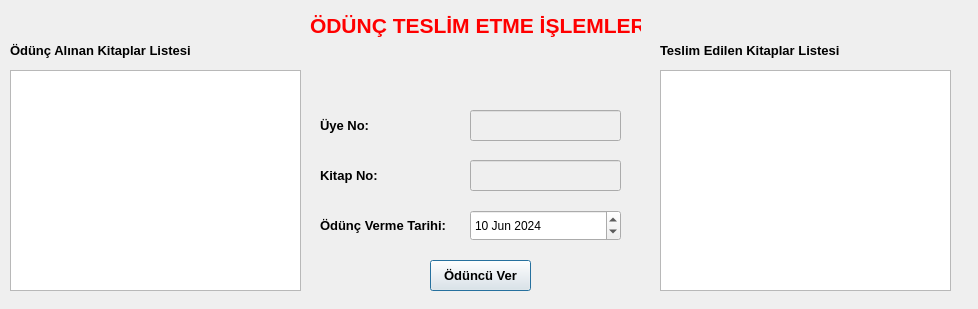
<?xml version="1.0" encoding="UTF-8"?>
<ui version="4.0">
 <class>odunc_verme_islemleri</class>
 <widget class="QDialog" name="odunc_verme_islemleri">
  <property name="geometry">
   <rect>
    <x>0</x>
    <y>0</y>
    <width>978</width>
    <height>309</height>
   </rect>
  </property>
  <property name="windowTitle">
   <string>Dialog</string>
  </property>
  <widget class="QPushButton" name="pushButton_Odunc_Kitap_Teslim_Et">
   <property name="geometry">
    <rect>
     <x>430</x>
     <y>260</y>
     <width>101</width>
     <height>31</height>
    </rect>
   </property>
   <property name="font">
    <font>
     <pointsize>10</pointsize>
     <bold>true</bold>
    </font>
   </property>
   <property name="text">
    <string>Ödüncü Ver</string>
   </property>
  </widget>
  <widget class="QTableView" name="tableView_Teslim_Edilen_Kitaplar_Listesi">
   <property name="geometry">
    <rect>
     <x>660</x>
     <y>70</y>
     <width>291</width>
     <height>221</height>
    </rect>
   </property>
  </widget>
  <widget class="QLabel" name="label_Teslim_Edilen_Kitaplar_Listesi">
   <property name="geometry">
    <rect>
     <x>660</x>
     <y>40</y>
     <width>301</width>
     <height>21</height>
    </rect>
   </property>
   <property name="font">
    <font>
     <pointsize>10</pointsize>
     <bold>true</bold>
    </font>
   </property>
   <property name="text">
    <string>Teslim Edilen Kitaplar Listesi</string>
   </property>
  </widget>
  <widget class="QTableView" name="tableView_Odunc_Alinan_Kitaplar_Listesi">
   <property name="geometry">
    <rect>
     <x>10</x>
     <y>70</y>
     <width>291</width>
     <height>221</height>
    </rect>
   </property>
  </widget>
  <widget class="QLineEdit" name="lineEdit_Uye_No">
   <property name="enabled">
    <bool>false</bool>
   </property>
   <property name="geometry">
    <rect>
     <x>470</x>
     <y>110</y>
     <width>151</width>
     <height>31</height>
    </rect>
   </property>
   <property name="text">
    <string/>
   </property>
  </widget>
  <widget class="QLabel" name="label_Odunc_Alinan_Kitaplar_Listesi">
   <property name="geometry">
    <rect>
     <x>10</x>
     <y>40</y>
     <width>341</width>
     <height>21</height>
    </rect>
   </property>
   <property name="font">
    <font>
     <pointsize>10</pointsize>
     <bold>true</bold>
    </font>
   </property>
   <property name="text">
    <string>Ödünç Alınan Kitaplar Listesi</string>
   </property>
  </widget>
  <widget class="QLabel" name="label_Uye_No">
   <property name="geometry">
    <rect>
     <x>320</x>
     <y>110</y>
     <width>111</width>
     <height>31</height>
    </rect>
   </property>
   <property name="font">
    <font>
     <pointsize>10</pointsize>
     <bold>true</bold>
    </font>
   </property>
   <property name="text">
    <string>Üye No:</string>
   </property>
  </widget>
  <widget class="QLabel" name="label_Odunc_Teslim_Etme_Islemleri">
   <property name="geometry">
    <rect>
     <x>310</x>
     <y>10</y>
     <width>331</width>
     <height>31</height>
    </rect>
   </property>
   <property name="font">
    <font>
     <pointsize>16</pointsize>
     <bold>true</bold>
    </font>
   </property>
   <property name="styleSheet">
    <string notr="true">color: rgb(255, 0, 0);</string>
   </property>
   <property name="text">
    <string>ÖDÜNÇ TESLİM ETME İŞLEMLERİ</string>
   </property>
  </widget>
  <widget class="QLineEdit" name="lineEdit_Kitap_No">
   <property name="enabled">
    <bool>false</bool>
   </property>
   <property name="geometry">
    <rect>
     <x>470</x>
     <y>160</y>
     <width>151</width>
     <height>31</height>
    </rect>
   </property>
   <property name="text">
    <string/>
   </property>
  </widget>
  <widget class="QLabel" name="label_Kitap_No">
   <property name="geometry">
    <rect>
     <x>320</x>
     <y>160</y>
     <width>101</width>
     <height>31</height>
    </rect>
   </property>
   <property name="font">
    <font>
     <pointsize>10</pointsize>
     <bold>true</bold>
    </font>
   </property>
   <property name="text">
    <string>Kitap No:</string>
   </property>
  </widget>
  <widget class="QLabel" name="label_Odunc_Verme_Tarihi">
   <property name="geometry">
    <rect>
     <x>320</x>
     <y>210</y>
     <width>141</width>
     <height>31</height>
    </rect>
   </property>
   <property name="font">
    <font>
     <pointsize>10</pointsize>
     <bold>true</bold>
    </font>
   </property>
   <property name="text">
    <string>Ödünç Verme Tarihi:</string>
   </property>
  </widget>
  <widget class="QDateEdit" name="dateEdit_Odunc_Verme_Tarihi">
   <property name="geometry">
    <rect>
     <x>470</x>
     <y>210</y>
     <width>151</width>
     <height>31</height>
    </rect>
   </property>
   <property name="dateTime">
    <datetime>
     <hour>9</hour>
     <minute>0</minute>
     <second>0</second>
     <year>2024</year>
     <month>6</month>
     <day>10</day>
    </datetime>
   </property>
   <property name="minimumDateTime">
    <datetime>
     <hour>8</hour>
     <minute>0</minute>
     <second>0</second>
     <year>1999</year>
     <month>12</month>
     <day>31</day>
    </datetime>
   </property>
   <property name="date">
    <date>
     <year>2024</year>
     <month>6</month>
     <day>10</day>
    </date>
   </property>
  </widget>
 </widget>
 <resources/>
 <connections/>
</ui>
